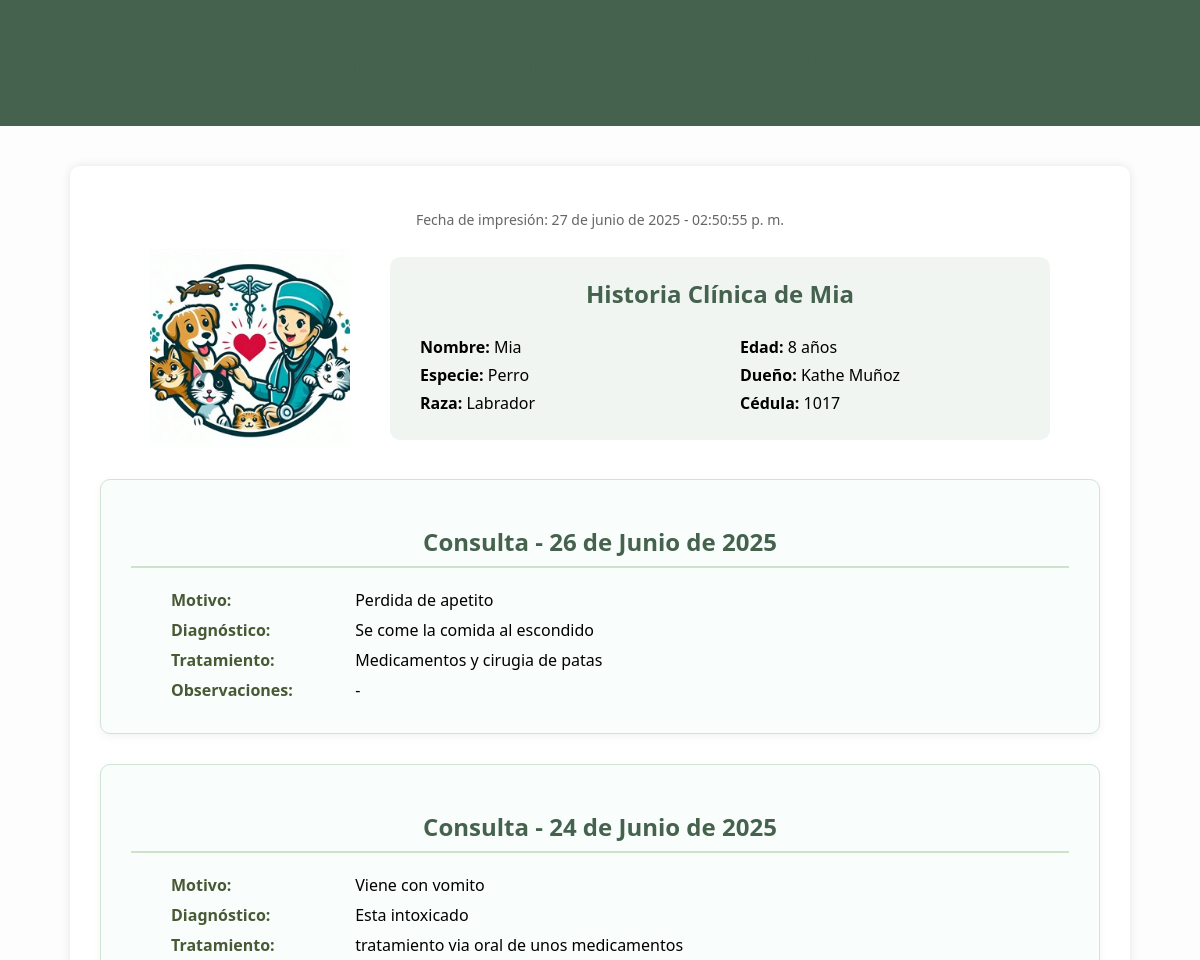
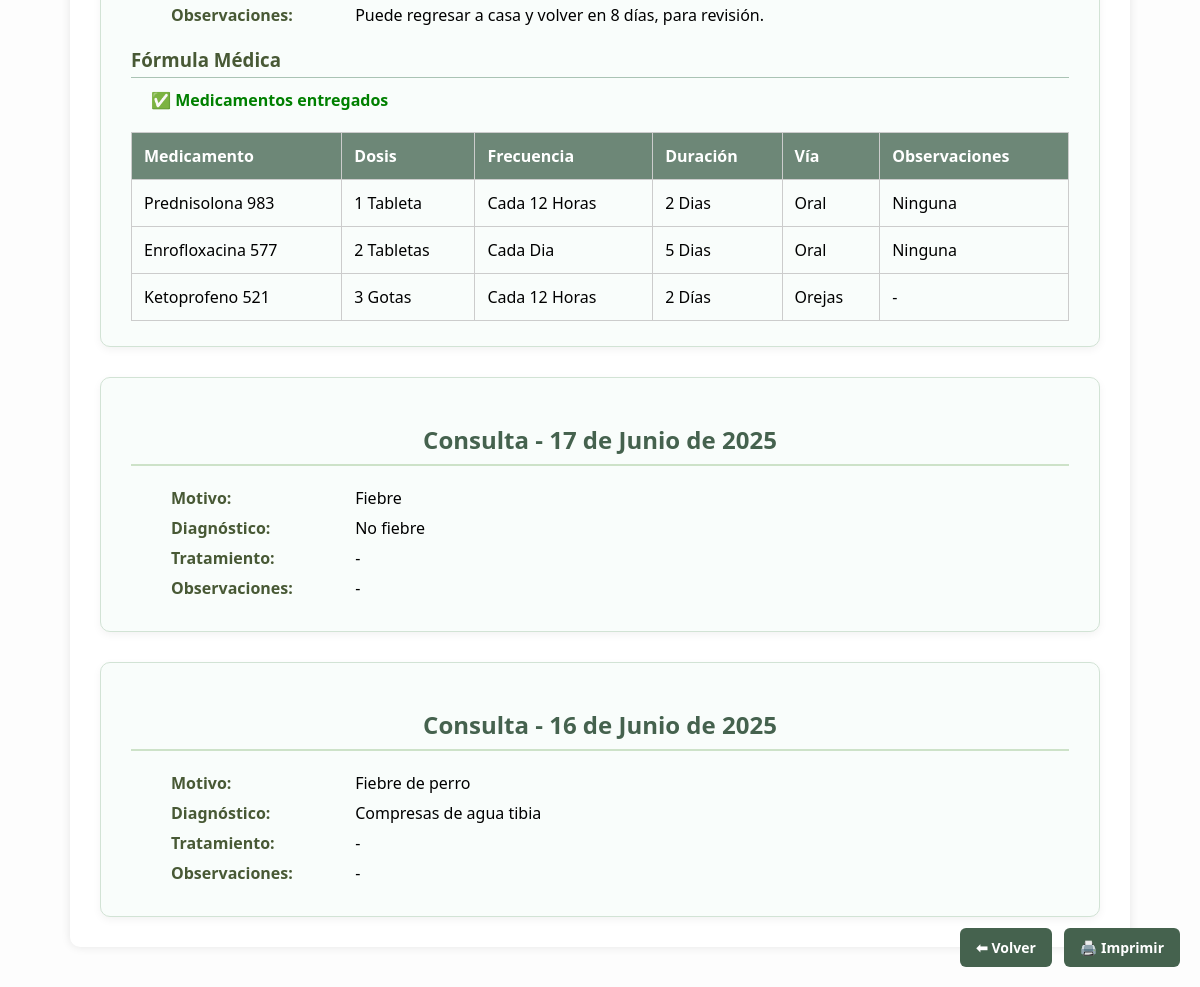
Before: /mascotas/1/historia/ with the older database file (2 pictures, top to bottom).
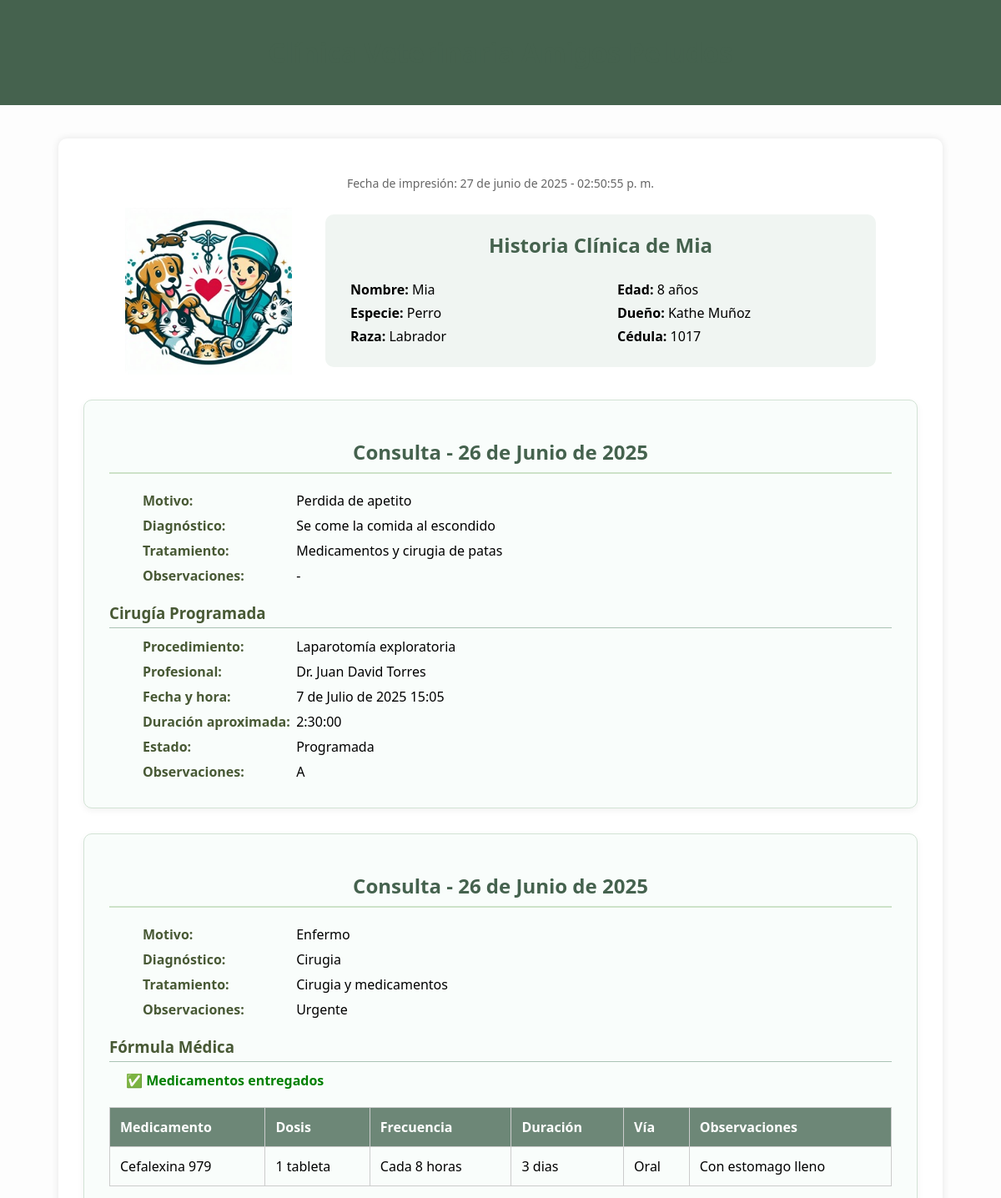
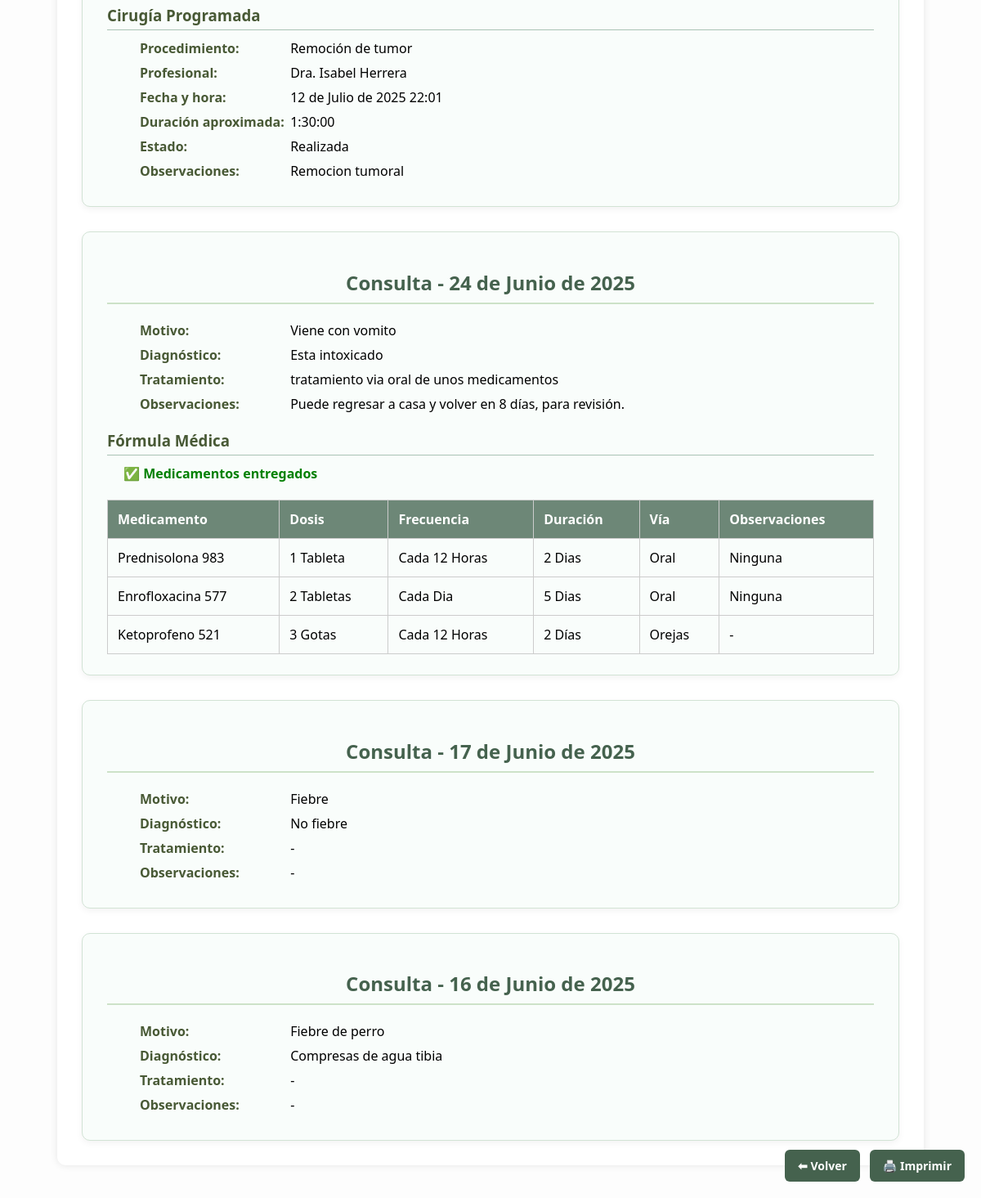
After: the same page with the newer database file (2 pictures, top to bottom).
### principal/models.py (models this page shows, shortened)
class Mascota(models.Model):
    nombre_mascota = models.CharField(max_length=100)
    especie = models.CharField(max_length=50, blank=True)
    raza = models.CharField(max_length=50, blank=True)
    edad = models.PositiveIntegerField(null=True, blank=True)
    cliente = models.ForeignKey(Cliente, on_delete=models.CASCADE, related_name='mascotas')
    activo = models.BooleanField(default=True)

class Cliente(models.Model):
    nombre = models.CharField(max_length=100)
    cedula = models.CharField(max_length=20, unique=True)
    telefono = models.CharField(max_length=20, blank=True, null=True)
    direccion = models.CharField(max_length=255, blank=True, null=True)
    activo = models.BooleanField(default=True)

class Consulta(models.Model):
    fecha = models.DateField()
    motivo = models.TextField(blank=True)
    diagnostico = models.TextField(blank=True)
    tratamiento = models.TextField(blank=True, null=True)
    observaciones = models.TextField(blank=True, null=True)
    req_medicamentos = models.BooleanField(default=False)
    req_cirugia = models.BooleanField(default=False)
    mascota = models.ForeignKey(Mascota, on_delete=models.CASCADE, related_name='consultas')
    med_entregado = models.BooleanField(default=False)
    activo = models.BooleanField(default=True)

class FormulaMedica(models.Model):
    consulta = models.ForeignKey(Consulta, on_delete=models.CASCADE, related_name='formulas')
    medicamento = models.ForeignKey(Medicamento, on_delete=models.CASCADE, related_name='formulas')
    dosis = models.CharField(max_length=100)
    frecuencia = models.CharField(max_length=100)
    duracion = models.CharField(max_length=100)
    via_administracion = models.CharField(max_length=100)
    observaciones = models.TextField(blank=True, null=True)
    fecha_creacion = models.DateTimeField(auto_now_add=True)

class Medicamento(models.Model):
    nombre_med = models.CharField(max_length=100)
    presentacion = models.CharField(max_length=100)
    stock_disponible = models.IntegerField()
    fecha_vencimiento = models.DateField()
    activo = models.BooleanField(default=True)

class Cirugia(models.Model):
    mascota = models.ForeignKey(Mascota, on_delete=models.CASCADE, related_name='cirugias')
    profesional = models.ForeignKey(Profesional, on_delete=models.SET_NULL, null=True, related_name='cirugias')
    procedimiento = models.CharField(max_length=255)
    descripcion_proced = models.TextField(blank=True, null=True)
    fecha_prog = models.DateField()
    hora_prog = models.TimeField()
    duracion_aprox = models.DurationField()
    estado = models.CharField(max_length=100)
    observaciones_cirugia = models.TextField(blank=True, null=True)
    consulta = models.ForeignKey(Consulta, on_delete=models.CASCADE, related_name='cirugia', null=True, blank=True)
    activo = models.BooleanField(default=True)

class Profesional(models.Model):
    nombre_prof = models.CharField(max_length=100)
    tarjeta_profesional = models.CharField(max_length=50, unique=True)
    telefono = models.CharField(max_length=20, blank=True, null=True)
    especialidad = models.CharField(max_length=100, blank=True, null=True)
    activo = models.BooleanField(default=True)

### principal/views.py (the view)
# urls.py: path('mascotas/<int:mascota_id>/historia/', views.historia_clinica, name='historia_clinica'),
def historia_clinica(request, mascota_id):
    mascota = get_object_or_404(Mascota, id=mascota_id)
    consultas = mascota.consultas.select_related('mascota', 'mascota__cliente').prefetch_related('formulas__medicamento', 'cirugia').order_by('-fecha')
    hora_actual = datetime.now().strftime('%d/%m/%Y %H:%M:%S')
    return render(request, 'principal/historia_clinica.html', {
        'mascota': mascota,
        'consultas': consultas,
        'hora_actual': hora_actual
    })

### principal/templates/principal/historia_clinica.html (shortened to what this page needs)
{% load static %}
<!DOCTYPE html>
<html lang="es">
<head>
</head>
<body>
<header>
    <h1>Clínica Veterinaria Amigos Peludos</h1>
</header>
<div class="floating-buttons">
    <a href="#" onclick="history.back(); return false;" class="btn">⬅ Volver</a>
    {% if consultas %}
        <a href="#" onclick="window.print(); return false;" class="btn">🖨️ Imprimir</a>
    {% endif %}
</div>
<div class="container">
    <p class="fecha-impresion" id="fechaImpresion"></p>
    <div class="cabecera">
        <div class="logo">
            <img src="{% static 'principal/img/Logo.png' %}" alt="Logo Veterinaria Amigos Peludos">
        </div>
        <div class="datos-mascota">
            <h2>Historia Clínica de {{ mascota.nombre_mascota }}</h2>
            <div class="info-columns">
                <div>
                    <p><strong>Nombre:</strong> {{ mascota.nombre_mascota }}</p>
                    <p><strong>Especie:</strong> {{ mascota.especie }}</p>
                    <p><strong>Raza:</strong> {{ mascota.raza }}</p>
                </div>
                <div>
                    <p><strong>Edad:</strong> {{ mascota.edad }} años</p>
                    <p><strong>Dueño:</strong> {{ mascota.cliente.nombre }}</p>
                    <p><strong>Cédula:</strong> {{ mascota.cliente.cedula }}</p>
                </div>
            </div>
        </div>
    </div>
    {% for consulta in consultas %}
    <div class="consulta">
        <h2>Consulta - {{ consulta.fecha }}</h2>
        <div class="subseccion">
            <p><strong>Motivo:</strong> {{ consulta.motivo|default:"-" }}</p>
            <p><strong>Diagnóstico:</strong> {{ consulta.diagnostico|default:"-" }}</p>
            <p><strong>Tratamiento:</strong> {{ consulta.tratamiento|default:"-" }}</p>
            <p><strong>Observaciones:</strong> {{ consulta.observaciones|default:"-" }}</p>
        </div>
        {% if consulta.formulas.all %}
        <div class="subseccion">
            <h3>Fórmula Médica</h3>
            {% if consulta.med_entregado %}
                <p class="entregado ok">✅ Medicamentos entregados</p>
            {% else %}
                <p class="entregado pendiente">⚠️ Medicamentos pendientes de entrega</p>
            {% endif %}
            <table>
                <thead>
                    <tr>
                        <th>Medicamento</th>
                        <th>Dosis</th>
                        <th>Frecuencia</th>
                        <th>Duración</th>
                        <th>Vía</th>
                        <th>Observaciones</th>
                    </tr>
                </thead>
                <tbody>
                    {% for formula in consulta.formulas.all %}
                    <tr>
                        <td>{{ formula.medicamento.nombre_med }}</td>
                        <td>{{ formula.dosis }}</td>
                        <td>{{ formula.frecuencia }}</td>
                        <td>{{ formula.duracion }}</td>
                        <td>{{ formula.via_administracion }}</td>
                        <td>{{ formula.observaciones|default:"-" }}</td>
                    </tr>
                    {% endfor %}
                </tbody>
            </table>
        </div>
        {% endif %}
        {% if consulta.cirugia.exists %}
        {% with consulta.cirugia.first as cirugia %}
        <div class="subseccion">
            <h3>Cirugía Programada</h3>
            <p><strong>Procedimiento:</strong> {{ cirugia.procedimiento }}</p>
            <p><strong>Profesional:</strong> {{ cirugia.profesional.nombre_prof }}</p>
            <p><strong>Fecha y hora:</strong> {{ cirugia.fecha_prog }} {{ cirugia.hora_prog }}</p>
            <p><strong>Duración aproximada:</strong> {{ cirugia.duracion_aprox }}</p>
            <p><strong>Estado:</strong> {{ cirugia.estado }}</p>
            <p><strong>Observaciones:</strong> {{ cirugia.observaciones_cirugia|default:"-" }}</p>
        </div>
        {% endwith %}
        {% endif %}
    </div>
    {% empty %}
    <p style="text-align:center; font-size: 18px; color: #666;">No hay consultas registradas para esta mascota.</p>
    <div style="text-align: center; margin-top: 30px;">
    </div>
    {% endfor %}
</div>
</body>
</html>

### principal/templates/principal/historia_clinica.html (style rules this page uses)
body { font-family: 'Segoe UI', sans-serif; margin: 0; padding: 0; background: #fdfdfd; }
header { background-color: #45624E; color: white; padding: 20px; display: flex; align-items: center; justify-content: center; gap: 20px; }
.container { max-width: 1000px; margin: 40px auto; background: white; border-radius: 10px; box-shadow: 0 0 10px rgba(0,0,0,0.1); padding: 30px; }
h1 { color: #45624E; text-align: center; }
.fecha-impresion { text-align: center; font-size: 14px; color: #666; margin-bottom: 20px; }
.cabecera { display: flex; align-items: center; justify-content: center; gap: 40px; margin-bottom: 30px; flex-wrap: wrap; }
.logo { display: flex; align-items: center; justify-content: center; max-width: 200px; }
.logo img { height: auto; max-height: 100%; width: auto; max-width: 100%; }
.datos-mascota { background-color: #f0f5f2; padding: 20px 30px; border-radius: 10px; flex: 1; min-width: 280px; max-width: 600px; }
.datos-mascota h2 { margin-top: 0; color: #45624E; text-align: center; }
.info-columns { display: flex; gap: 40px; flex-wrap: wrap; }
.info-columns div { flex: 1; min-width: 180px; }
.info-columns p { margin: 6px 0; }
table { width: 100%; border-collapse: collapse; margin-top: 20px; }
th, td { padding: 12px; border: 1px solid #ccc; text-align: left; }
th { background-color: #6D8777; color: white; }
.btn { display: inline-block; margin-top: 30px; background-color: #45624E; color: white; padding: 12px 20px; text-decoration: none; border-radius: 6px; font-weight: bold; transition: background-color 0.3s ease; }
.subseccion { margin-top: 20px; }
.entregado { font-weight: bold; margin-bottom: 10px; }
.entregado.ok { color: green; }
.consulta { background-color: #f9fdfb; border: 1px solid #d2e3d5; border-radius: 10px; padding: 25px 30px; margin-top: 30px; box-shadow: 0 3px 8px rgba(0,0,0,0.05); }
.consulta h2 { color: #45624E; text-align: center; margin-bottom: 20px; border-bottom: 2px solid #cde2c8; padding-bottom: 8px; }
.subseccion h3 { color: #485935; margin-bottom: 10px; border-bottom: 1px solid #aac3b4; padding-bottom: 5px; }
.subseccion p { margin: 6px 0; line-height: 1.5; text-align: justify; text-indent: 20px; }
.subseccion p strong { display: inline-block; width: 200px; color: #485935; }
.floating-buttons { position: fixed; bottom: 20px; right: 20px; display: flex; gap: 12px; z-index: 1000; }
.floating-buttons .btn { margin-top: 0; padding: 10px 16px; font-size: 14px; }
body { zoom: 0.9; }
.btn { display: none !important; }
header, .cabecera, .consulta { page-break-inside: avoid; }
.logo img { height: 80px !important; }
.container { margin: 10mm auto; padding: 15mm; box-shadow: none; border: none; }
.datos-mascota { padding: 10px 20px; }
.consulta { margin-top: 20px; padding: 15px 20px; }
h1, h2, h3 { margin-top: 10px; margin-bottom: 10px; }

Changed rows visible on the page:
shown differently, row unchanged: Consulta "Perdida de apetito": cirugia.first.procedimiento (not shown) → "Laparotomía exploratoria"; cirugia.first.profesional.nombre_prof (not shown) → "Dr. Juan David Torres"; cirugia.first.fecha_prog (not shown) → "7 de Julio de 2025"; cirugia.first.hora_prog (not shown) → "15:05"; cirugia.first.duracion_aprox (not shown) → "2:30:00"; cirugia.first.estado (not shown) → "Programada"; cirugia.first.observaciones_cirugia (not shown) → "A"
added Consulta: fecha "26 de Junio de 2025", motivo "Enfermo", diagnostico "Cirugia", tratamiento "Cirugia y medicamentos", observaciones "Urgente", med_entregado "✅ Medicamentos entregados", cirugia.first.procedimiento "Remoción de tumor", cirugia.first.profesional.nombre_prof "Dra. Isabel Herrera", cirugia.first.fecha_prog "12 de Julio de 2025", cirugia.first.hora_prog "22:01", cirugia.first.duracion_aprox "1:30:00", cirugia.first.estado "Realizada", cirugia.first.observaciones_cirugia "Remocion tumoral"
added FormulaMedica: medicamento.nombre_med "Cefalexina 979", dosis "1 tableta", frecuencia "Cada 8 horas", duracion "3 dias", via_administracion "Oral", observaciones "Con estomago lleno", shown under "26 de Junio de 2025"
